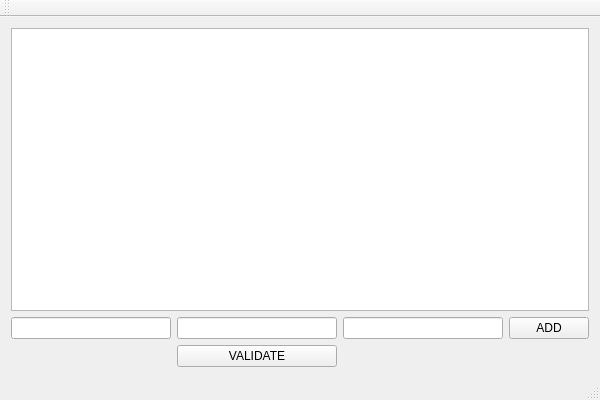
<?xml version="1.0" encoding="UTF-8"?>
<ui version="4.0">
 <class>WazeObserverClass</class>
 <widget class="QMainWindow" name="WazeObserverClass">
  <property name="geometry">
   <rect>
    <x>0</x>
    <y>0</y>
    <width>600</width>
    <height>400</height>
   </rect>
  </property>
  <property name="windowTitle">
   <string>WazeObserver</string>
  </property>
  <widget class="QWidget" name="centralWidget">
   <layout class="QGridLayout" name="gridLayout">
    <item row="1" column="1">
     <widget class="QLineEdit" name="latLineEdit"/>
    </item>
    <item row="1" column="3">
     <widget class="QPushButton" name="addButton">
      <property name="text">
       <string>ADD</string>
      </property>
     </widget>
    </item>
    <item row="1" column="0">
     <widget class="QLineEdit" name="descrLineEdit"/>
    </item>
    <item row="1" column="2">
     <widget class="QLineEdit" name="lonLineEdit"/>
    </item>
    <item row="0" column="0" colspan="4">
     <widget class="QListWidget" name="reportList"/>
    </item>
    <item row="2" column="1">
     <widget class="QPushButton" name="validateButton">
      <property name="text">
       <string>VALIDATE</string>
      </property>
     </widget>
    </item>
   </layout>
  </widget>
  <widget class="QMenuBar" name="menuBar">
   <property name="geometry">
    <rect>
     <x>0</x>
     <y>0</y>
     <width>600</width>
     <height>21</height>
    </rect>
   </property>
  </widget>
  <widget class="QToolBar" name="mainToolBar">
   <attribute name="toolBarArea">
    <enum>TopToolBarArea</enum>
   </attribute>
   <attribute name="toolBarBreak">
    <bool>false</bool>
   </attribute>
  </widget>
  <widget class="QStatusBar" name="statusBar"/>
 </widget>
 <layoutdefault spacing="6" margin="11"/>
 <resources>
  <include location="WazeObserver.qrc"/>
 </resources>
 <connections/>
</ui>
